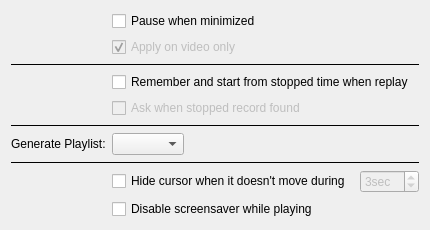
     <widget class="QWidget" name="play">
      <property name="name" stdset="0">
       <string>Play</string>
      </property>
      <property name="icon" stdset="0">
       <iconset resource="../rsclist.qrc">
        <normaloff>:/img/applications-multimedia.png</normaloff>:/img/applications-multimedia.png</iconset>
      </property>
      <layout class="QVBoxLayout" name="verticalLayout">
       <item>
        <layout class="QFormLayout" name="formLayout_5">
         <property name="fieldGrowthPolicy">
          <enum>QFormLayout::FieldsStayAtSizeHint</enum>
         </property>
         <item row="0" column="1">
          <widget class="QCheckBox" name="pause_minimized">
           <property name="text">
            <string>Pause when minimized</string>
           </property>
          </widget>
         </item>
         <item row="1" column="1">
          <widget class="QCheckBox" name="pause_video_only">
           <property name="enabled">
            <bool>false</bool>
           </property>
           <property name="text">
            <string>Apply on video only</string>
           </property>
           <property name="checked">
            <bool>true</bool>
           </property>
          </widget>
         </item>
         <item row="2" column="0" colspan="2">
          <widget class="Line" name="line_3">
           <property name="frameShadow">
            <enum>QFrame::Plain</enum>
           </property>
           <property name="orientation">
            <enum>Qt::Horizontal</enum>
           </property>
          </widget>
         </item>
         <item row="3" column="1">
          <widget class="QCheckBox" name="remember_stopped">
           <property name="text">
            <string>Remember and start from stopped time when replay</string>
           </property>
          </widget>
         </item>
         <item row="4" column="1">
          <widget class="QCheckBox" name="ask_record_found">
           <property name="enabled">
            <bool>false</bool>
           </property>
           <property name="text">
            <string>Ask when stopped record found</string>
           </property>
          </widget>
         </item>
         <item row="5" column="0" colspan="2">
          <widget class="Line" name="line_2">
           <property name="frameShadow">
            <enum>QFrame::Plain</enum>
           </property>
           <property name="orientation">
            <enum>Qt::Horizontal</enum>
           </property>
          </widget>
         </item>
         <item row="6" column="0">
          <widget class="QLabel" name="label_23">
           <property name="text">
            <string>Generate Playlist:</string>
           </property>
          </widget>
         </item>
         <item row="8" column="0" colspan="2">
          <widget class="Line" name="line">
           <property name="frameShadow">
            <enum>QFrame::Plain</enum>
           </property>
           <property name="orientation">
            <enum>Qt::Horizontal</enum>
           </property>
          </widget>
         </item>
         <item row="9" column="1">
          <layout class="QHBoxLayout" name="horizontalLayout">
           <item>
            <widget class="QCheckBox" name="hide_cursor">
             <property name="text">
              <string>Hide cursor when it doesn't move during </string>
             </property>
            </widget>
           </item>
           <item>
            <widget class="QSpinBox" name="hide_delay">
             <property name="enabled">
              <bool>false</bool>
             </property>
             <property name="accelerated">
              <bool>true</bool>
             </property>
             <property name="suffix">
              <string>sec</string>
             </property>
             <property name="minimum">
              <number>1</number>
             </property>
             <property name="value">
              <number>3</number>
             </property>
            </widget>
           </item>
          </layout>
         </item>
         <item row="10" column="1">
          <widget class="QCheckBox" name="disable_screensaver">
           <property name="text">
            <string>Disable screensaver while playing</string>
           </property>
          </widget>
         </item>
         <item row="6" column="1">
          <widget class="GeneratePlaylistComboBox" name="generate_playlist">
           <property name="sizePolicy">
            <sizepolicy hsizetype="Expanding" vsizetype="Fixed">
             <horstretch>0</horstretch>
             <verstretch>0</verstretch>
            </sizepolicy>
           </property>
           <property name="focusPolicy">
            <enum>Qt::TabFocus</enum>
           </property>
           <property name="toolTip">
            <string>Add next files to playlist when opening a file.</string>
           </property>
          </widget>
         </item>
        </layout>
       </item>
      </layout>
     </widget>
